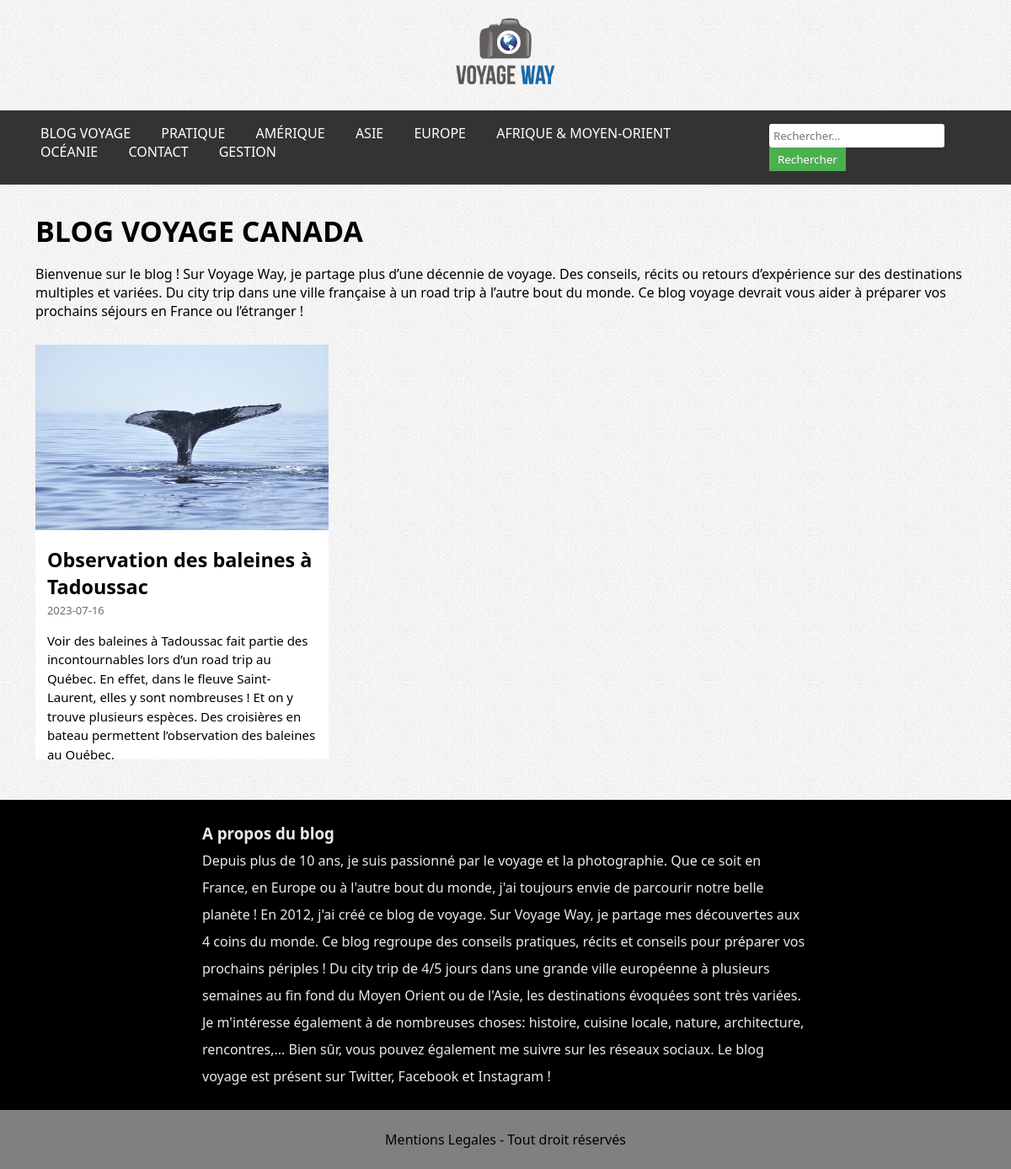
The page /categorie.php on the database its author committed.
### tables this page shows
CREATE TABLE IF NOT EXISTS `categorie` (
  `id_categorie` int NOT NULL AUTO_INCREMENT,
  `nom` varchar(50) NOT NULL,
  `titre` varchar(100) NOT NULL,
  `description` varchar(500) NOT NULL,
  PRIMARY KEY (`id_categorie`)
);

CREATE TABLE IF NOT EXISTS `article` (
  `id_article` int NOT NULL AUTO_INCREMENT,
  `titre` varchar(90) NOT NULL,
  `date` date NOT NULL,
  `photo_principale` varchar(255) NOT NULL,
  `resume` varchar(1000) NOT NULL,
  `sous_titre_1` varchar(100) NOT NULL,
  `contenu_1` text NOT NULL,
  `photo_1` varchar(255) NOT NULL,
  `sous_titre_2` varchar(90) NOT NULL,
  `contenu_2` text NOT NULL,
  `photo_2` varchar(255) NOT NULL,
  `sous_titre_3` varchar(90) NOT NULL,
  `photo_3` varchar(255) NOT NULL,
  `contenu_3` text NOT NULL,
  `categorie` int NOT NULL,
  PRIMARY KEY (`id_article`),
  KEY `FK_id_categorie_article` (`categorie`)
);

### components/connexion.php (called while the page is built, shortened)
<?php
    class MaConnexion {
        private $Connection;
        public function __construct($NewDatabaseName, $NewUser, $NewPassword, $NewHost)
        {
            $this->DatabaseName = $NewDatabaseName;
            $this->User = $NewUser;
            $this->Password = $NewPassword;
            $this->Host = $NewHost;
            try {
                $DataSourceName = "mysql:host=$this->Host;dbname=$this->DatabaseName;charset=utf8mb4";
                $this->Connection = new PDO($DataSourceName, $this->User, $this->Password);
                $this->Connection->setAttribute(PDO::ATTR_ERRMODE, PDO::ERRMODE_EXCEPTION);
            } catch (PDOException $e) {
                echo "Erreur: " . $e->getMessage();
            }
        }
        public function select($Table, $Column, $ConditionField = 1)
        {
            try {
                $SQLQueryString = "SELECT $Column FROM $Table WHERE $ConditionField";
                $Result = $this->Connection->query($SQLQueryString);
                return $Result->fetchAll(PDO::FETCH_ASSOC);
            } catch (PDOException $e) {
                echo "Erreur: " . $e->getMessage();
                return false;
            }
        }
        public function select_article($ConditionField)
        {
            try {
                $SQLQueryString = "SELECT `article`.`id_article`,`article`.`categorie`, `article`.`date`, `article`.`titre`, `article`.`resume`, `article`.`photo_principale`
                FROM `article`
                INNER JOIN `categorie` ON `categorie`.`id_categorie` = `article`.`categorie`
                WHERE `article`.`categorie` = $ConditionField ;
                ";
                $Result = $this->Connection->query($SQLQueryString);
                return $Result->fetchAll(PDO::FETCH_ASSOC);
            } catch (PDOException $e) {
                echo "Erreur: " . $e->getMessage();
                return false;
            }
        }
    }
?>

### categorie.php (the view, shortened to what this page needs)
<?php
    require_once("components/connexion.php");
    $DatabaseName = "viaje";
    $NewConnection = new MaConnexion($DatabaseName, "root", "", "localhost");
    $CurrentCategorieID = isset($_GET['id_categorie']) ? $_GET['id_categorie'] : 1;
    $SelectedCategorie = $NewConnection->select("categorie", "*", "id_categorie = $CurrentCategorieID");
    $Result = $NewConnection->select_article($CurrentCategorieID);
?>
<!DOCTYPE html>
<html lang="en">
<head>
    <link rel="stylesheet" href="style.css">
</head>
<body>
    <header>
        <?php include_once './components/navbar.php' ?>
    </header>
    <main>
        <section class="entete">
        <?php
            foreach($SelectedCategorie as $value){
                echo
                '<h1 class="titre">' .$value['titre'] . '</h1>
            <p class="presentation">
                Bienvenue sur le blog ! Sur Voyage Way, je partage plus d’une décennie de voyage. Des conseils, récits ou retours d’expérience sur des destinations multiples et variées. Du city trip dans une ville française à un road trip à l’autre bout du monde. Ce blog voyage devrait vous aider à préparer vos prochains séjours en France ou l’étranger !
            </p>';
            }
            ?>
        </section>
        <section class="affichagecategories">
            <?php
            foreach($Result as $display){
                echo
                '<div class="card">
                    <div>
                        <img src="' .$display['photo_principale']. '" class="cardImage" alt="">
                    </div>
                    <div class= "cardText">
                        <a href="article.php?id_article=' . $display['id_article'] . '" class="cardTitle"><h3>' . $display['titre'] . '</h3></a>
                        <p class="date">' . $display['date'] . '</p>
                        <p class="resume">' . $display['resume'] . '</p>
                    </div>
                </div>';
            }
            ?>
        </section>
    </main>
<footer>
    <?php include_once './components/footer.php' ?>
</footer>
</body>
</html>

### style.css (style rules this page uses)
* { font-family: "Segoe UI", Helvetica, Arial, sans-serif, "Apple Color Emoji", "Segoe UI Emoji", "Segoe UI Symbol"; padding: 0; margin: 0; }
body { display: flex; flex-direction: column; background-image: url(images/body-bg1.png); }
header { display: flex; flex-direction: column; }

### categorie.php (style rules this page uses)
.titre { text-transform: uppercase; font-weight: bold; font-size: 34px; margin-bottom: 1.5%; }
.entete { padding: 0 3.5%; }
.presentation { margin-bottom: 1.6%; }
.affichagecategories { display: flex; justify-content: flex-start; flex-wrap: wrap; padding: 1% 0 ; }
.card { display: grid; justify-items: center; width: 29%; background-color: #fff; margin-left: 3.5%; margin-bottom: 3%; }
.cardImage { width: 100%; }
.cardText { padding: 4%; height: 15em; overflow: hidden; }
.cardTitle { color: #000; font-size: 20px; text-decoration: none; }
.date { color: #6B6B6B; font-size: 13px; margin-top: 1%; }
.resume { line-height: 1.5; font-size: 15px; margin-top: 5%; }

### rows shown on the page
categorie: titre "BLOG VOYAGE CANADA"
article: photo_principale (picture), titre "Observation des baleines à Tadoussac", date "2023-07-16", resume "Voir des baleines à Tadoussac fait partie des incontournables lors d’un road trip au Québec. En effet, dans le fleuve Saint-Laurent, elles y sont nombreuses ! Et on y trouve plusieurs espèces. Des croisières en bateau permettent l’observation des baleines au Québec."
